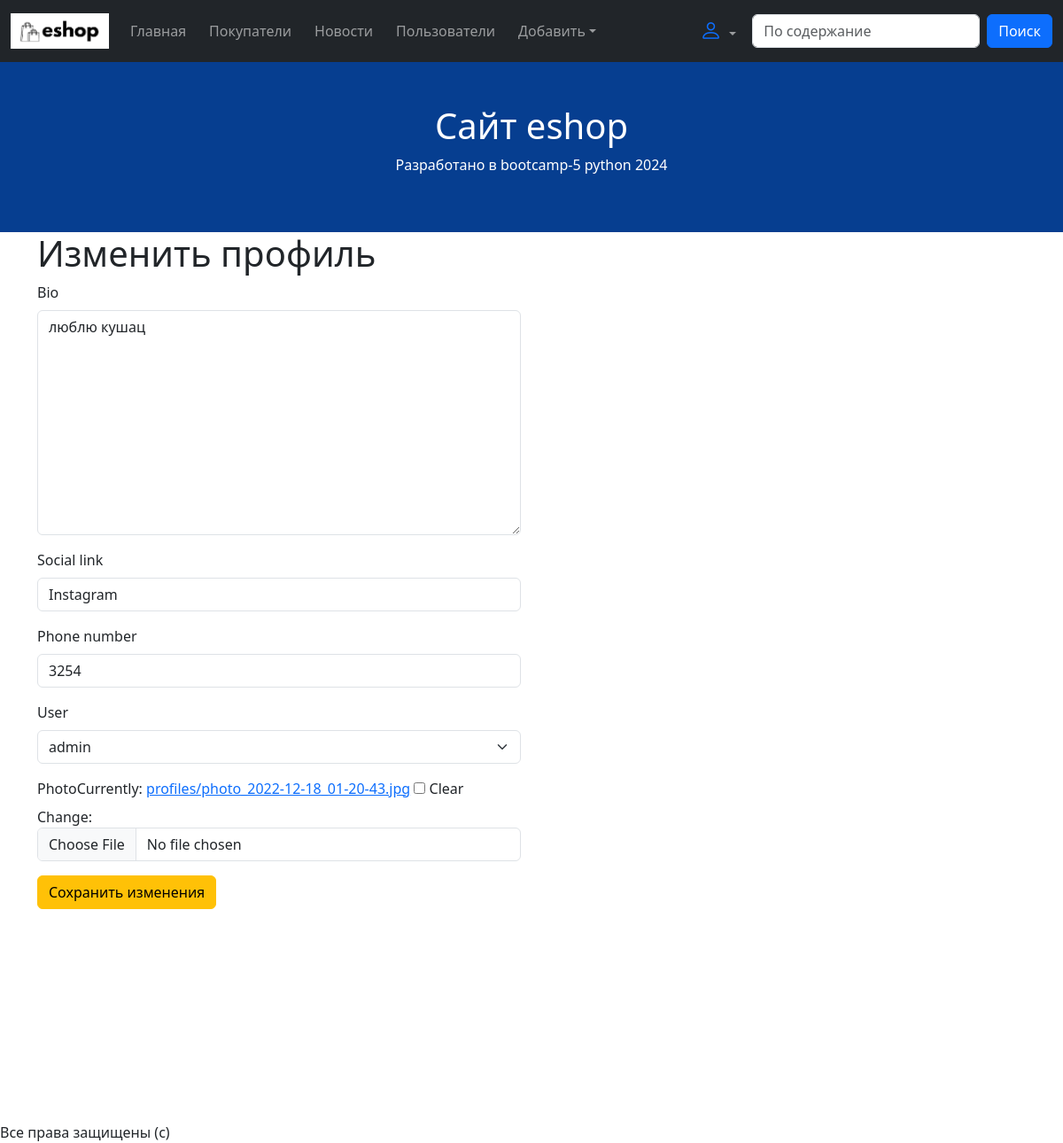
The app's page /profile-update/8, older data.
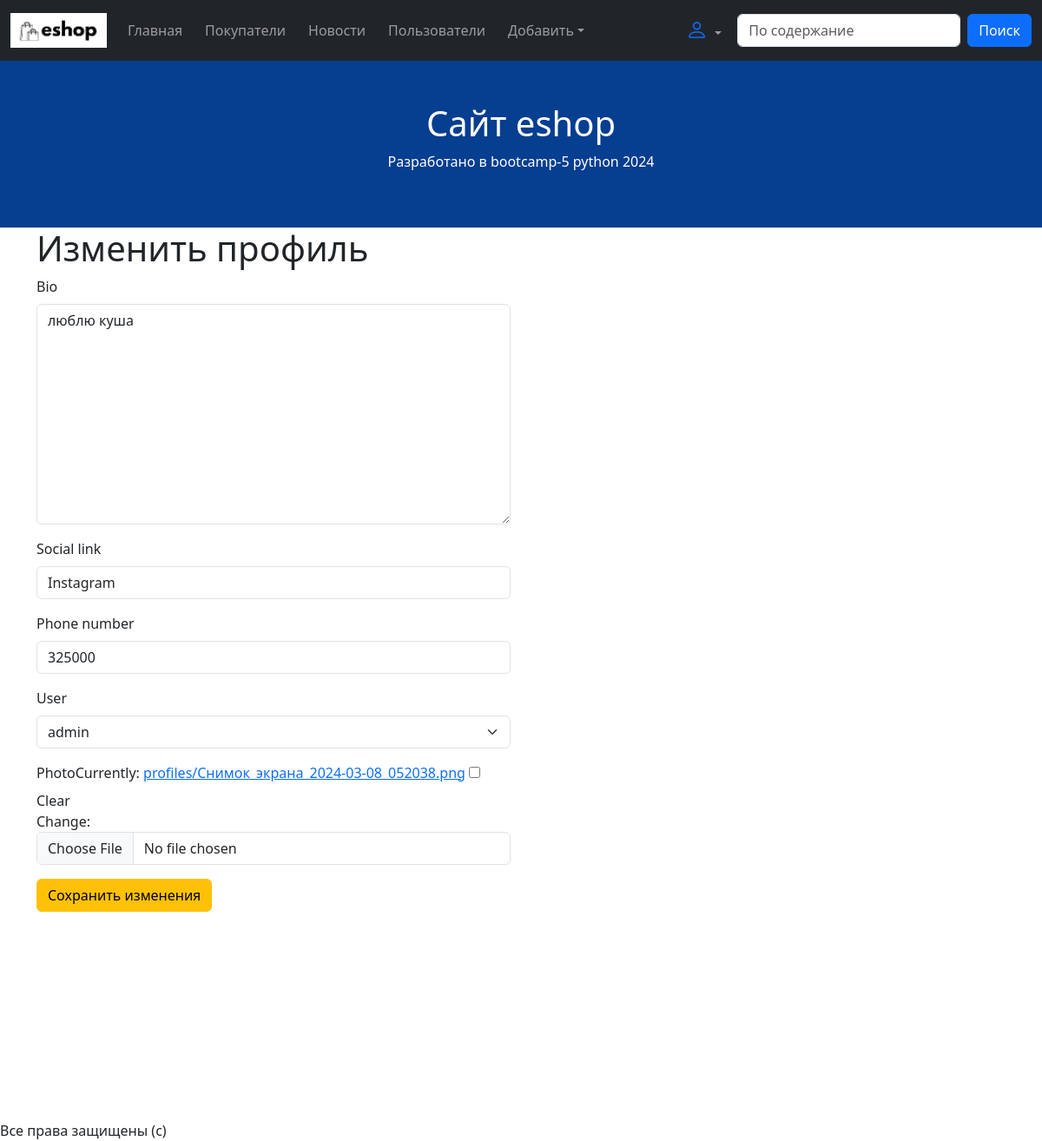
The same page, newer data.
### costumerapp/models.py (models this page shows)
class Profile(models.Model):
    bio = models.TextField()
    social_link = models.CharField(max_length=50)
    phone_number = models.IntegerField()
    user = models.OneToOneField(
        to=User,
        on_delete=models.SET_NULL,
        null=True, blank=True
    )
    photo = models.ImageField(
        verbose_name='photo',
        upload_to="profiles/",
        null=True, blank=True
    )

### costumerapp/views.py (the view, shortened to what this page needs)
# urls.py: path('profile-update/<int:id>', profile_update, name="profile-update"),
def profile_update(request, id):
    context = {}
    profile_object = Profile.objects.get(id=id)
    context["profile_form"] = ProfileForm(instance=profile_object)
    if request.method == "GET":
        return render(request, 'profile/update.html', context)

### core/forms.py
class ProfileForm(forms.ModelForm):
    class Meta:
        model = Profile
        fields = '__all__'

### costumerapp/templates/profile/update.html (shortened to what this page needs)
{% extends 'base.html' %}
{% load django_bootstrap5 %}
{% block content %}
<h1>Изменить профиль</h1>
<div class="row">
    <div class="col-lg-6">
        <form method="POST" enctype="multipart/form-data">
            {% bootstrap_form profile_form %}
            <button class="btn btn-warning">Сохранить изменения</button>
        </form>
    </div>
</div>
{% endblock %}

Row changes from the older to the newer data that the page shows:
changed Profile "Instagram": bio "люблю кушац" → "люблю куша"; phone_number "3254" → "325000"
Text that changed along with them:
text no longer shown: "Bio Social link Phone number User Photo Currently: profiles/photo_2022-12-18_01-20-43.jpg Clear Change:"
text now shown: "Bio Social link Phone number User Photo Currently: profiles/Снимок_экрана_2024-03-08_052038.png Clear Change:"
